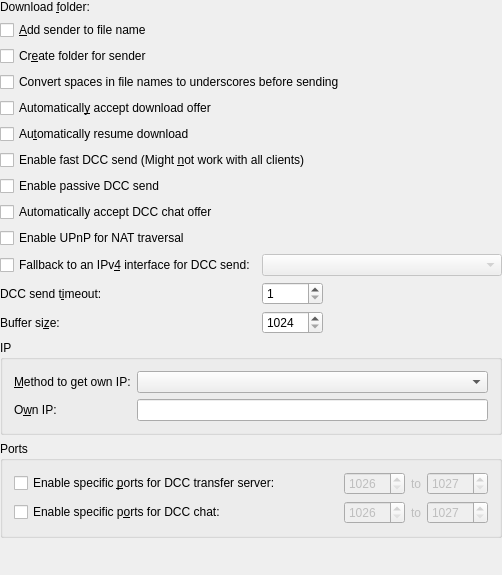
<?xml version="1.0" encoding="UTF-8"?>
<ui version="4.0">
 <comment>This program is free software; you can redistribute it and/or modify
it under the terms of the GNU General Public License as published by
the Free Software Foundation; either version 2 of the License, or
(at your option) any later version.</comment>
 <class>DCC_ConfigUI</class>
 <widget class="QWidget" name="DCC_ConfigUI">
  <property name="geometry">
   <rect>
    <x>0</x>
    <y>0</y>
    <width>502</width>
    <height>575</height>
   </rect>
  </property>
  <property name="windowTitle">
   <string>DCC_Settings</string>
  </property>
  <layout class="QGridLayout">
   <property name="margin">
    <number>0</number>
   </property>
   <item row="0" column="0">
    <widget class="QLabel" name="dccPathLbl">
     <property name="text">
      <string>Download &amp;folder:</string>
     </property>
     <property name="wordWrap">
      <bool>false</bool>
     </property>
     <property name="buddy">
      <cstring>kcfg_DccPath</cstring>
     </property>
    </widget>
   </item>
   <item row="0" column="1" colspan="3">
    <widget class="KUrlRequester" name="kcfg_DccPath">
     <property name="sizePolicy">
      <sizepolicy hsizetype="Expanding" vsizetype="Preferred">
       <horstretch>0</horstretch>
       <verstretch>0</verstretch>
      </sizepolicy>
     </property>
    </widget>
   </item>
   <item row="1" column="0" colspan="4">
    <widget class="QCheckBox" name="kcfg_DccAddPartner">
     <property name="text">
      <string>&amp;Add sender to file name</string>
     </property>
    </widget>
   </item>
   <item row="2" column="0" colspan="4">
    <widget class="QCheckBox" name="kcfg_DccCreateFolder">
     <property name="text">
      <string>Cr&amp;eate folder for sender</string>
     </property>
    </widget>
   </item>
   <item row="3" column="0" colspan="4">
    <widget class="QCheckBox" name="kcfg_DccSpaceToUnderscore">
     <property name="text">
      <string>Convert spaces in file names to underscores before sending</string>
     </property>
     <property name="shortcut">
      <string/>
     </property>
    </widget>
   </item>
   <item row="4" column="0" colspan="4">
    <widget class="QCheckBox" name="kcfg_DccAutoGet">
     <property name="text">
      <string>Automaticall&amp;y accept download offer</string>
     </property>
    </widget>
   </item>
   <item row="5" column="0" colspan="4">
    <widget class="QCheckBox" name="kcfg_DccAutoResume">
     <property name="text">
      <string>Au&amp;tomatically resume download</string>
     </property>
    </widget>
   </item>
   <item row="6" column="0" colspan="4">
    <widget class="QCheckBox" name="kcfg_DccFastSend">
     <property name="text">
      <string>Enable fast DCC send (Might &amp;not work with all clients)</string>
     </property>
    </widget>
   </item>
   <item row="7" column="0" colspan="2">
    <widget class="QCheckBox" name="kcfg_DccPassiveSend">
     <property name="text">
      <string>Enable passive DCC send</string>
     </property>
     <property name="shortcut">
      <string/>
     </property>
    </widget>
   </item>
   <item row="10" column="0" colspan="2">
    <widget class="QCheckBox" name="kcfg_DccIPv4Fallback">
     <property name="whatsThis">
      <string>If this option enabled dcc transfers for IPv6 connections will be done over IPv4 interface set here</string>
     </property>
     <property name="text">
      <string>Fallback to an IPv&amp;4 interface for DCC send:</string>
     </property>
    </widget>
   </item>
   <item row="11" column="0" colspan="2">
    <widget class="QLabel" name="textLabel7">
     <property name="text">
      <string>DCC send t&amp;imeout:</string>
     </property>
     <property name="wordWrap">
      <bool>false</bool>
     </property>
     <property name="buddy">
      <cstring>kcfg_DccSendTimeout</cstring>
     </property>
    </widget>
   </item>
   <item row="11" column="2">
    <widget class="KIntSpinBox" name="kcfg_DccSendTimeout">
     <property name="minimum">
      <number>1</number>
     </property>
     <property name="maximum">
      <number>300</number>
     </property>
    </widget>
   </item>
   <item row="11" column="3">
    <spacer name="spacer3">
     <property name="orientation">
      <enum>Qt::Horizontal</enum>
     </property>
     <property name="sizeType">
      <enum>QSizePolicy::Expanding</enum>
     </property>
     <property name="sizeHint" stdset="0">
      <size>
       <width>70</width>
       <height>20</height>
      </size>
     </property>
    </spacer>
   </item>
   <item row="12" column="0" colspan="2">
    <widget class="QLabel" name="textLabel6">
     <property name="text">
      <string>Buffer si&amp;ze:</string>
     </property>
     <property name="wordWrap">
      <bool>false</bool>
     </property>
     <property name="buddy">
      <cstring>kcfg_DccBufferSize</cstring>
     </property>
    </widget>
   </item>
   <item row="12" column="2">
    <widget class="KIntSpinBox" name="kcfg_DccBufferSize">
     <property name="minimum">
      <number>1024</number>
     </property>
     <property name="maximum">
      <number>65536</number>
     </property>
     <property name="singleStep">
      <number>128</number>
     </property>
    </widget>
   </item>
   <item row="12" column="3">
    <spacer name="spacer3_2">
     <property name="orientation">
      <enum>Qt::Horizontal</enum>
     </property>
     <property name="sizeType">
      <enum>QSizePolicy::Expanding</enum>
     </property>
     <property name="sizeHint" stdset="0">
      <size>
       <width>70</width>
       <height>20</height>
      </size>
     </property>
    </spacer>
   </item>
   <item row="13" column="0" colspan="4">
    <widget class="QGroupBox" name="groupBox1">
     <property name="title">
      <string>IP</string>
     </property>
     <layout class="QGridLayout">
      <item row="0" column="0">
       <widget class="QLabel" name="textLabel4">
        <property name="text">
         <string>&amp;Method to get own IP:</string>
        </property>
        <property name="wordWrap">
         <bool>false</bool>
        </property>
        <property name="buddy">
         <cstring>kcfg_DccMethodToGetOwnIp</cstring>
        </property>
       </widget>
      </item>
      <item row="0" column="1">
       <widget class="KComboBox" name="kcfg_DccMethodToGetOwnIp"/>
      </item>
      <item row="1" column="0">
       <widget class="QLabel" name="ownIP">
        <property name="text">
         <string>O&amp;wn IP:</string>
        </property>
        <property name="wordWrap">
         <bool>false</bool>
        </property>
        <property name="buddy">
         <cstring>kcfg_DccSpecificOwnIp</cstring>
        </property>
       </widget>
      </item>
      <item row="1" column="1">
       <widget class="KLineEdit" name="kcfg_DccSpecificOwnIp"/>
      </item>
     </layout>
    </widget>
   </item>
   <item row="14" column="0" colspan="4">
    <widget class="QGroupBox" name="groupBox2">
     <property name="title">
      <string>Ports</string>
     </property>
     <layout class="QGridLayout">
      <item row="1" column="0">
       <widget class="QCheckBox" name="kcfg_DccSpecificChatPorts">
        <property name="text">
         <string>Enable specific p&amp;orts for DCC chat:</string>
        </property>
       </widget>
      </item>
      <item row="1" column="1">
       <spacer name="spacer6">
        <property name="orientation">
         <enum>Qt::Horizontal</enum>
        </property>
        <property name="sizeType">
         <enum>QSizePolicy::Expanding</enum>
        </property>
        <property name="sizeHint" stdset="0">
         <size>
          <width>50</width>
          <height>21</height>
         </size>
        </property>
       </spacer>
      </item>
      <item row="1" column="2">
       <widget class="QSpinBox" name="kcfg_DccChatPortsFirst">
        <property name="enabled">
         <bool>false</bool>
        </property>
        <property name="minimum">
         <number>1026</number>
        </property>
        <property name="maximum">
         <number>65535</number>
        </property>
       </widget>
      </item>
      <item row="1" column="3">
       <widget class="QLabel" name="textLabel2_2">
        <property name="enabled">
         <bool>false</bool>
        </property>
        <property name="text">
         <string>to</string>
        </property>
        <property name="alignment">
         <set>Qt::AlignCenter</set>
        </property>
        <property name="wordWrap">
         <bool>false</bool>
        </property>
       </widget>
      </item>
      <item row="1" column="4">
       <widget class="QSpinBox" name="kcfg_DccChatPortsLast">
        <property name="enabled">
         <bool>false</bool>
        </property>
        <property name="minimum">
         <number>1027</number>
        </property>
        <property name="maximum">
         <number>65535</number>
        </property>
       </widget>
      </item>
      <item row="0" column="0">
       <widget class="QCheckBox" name="kcfg_DccSpecificSendPorts">
        <property name="text">
         <string>Enable specific &amp;ports for DCC transfer server:</string>
        </property>
       </widget>
      </item>
      <item row="0" column="1">
       <spacer name="spacer4">
        <property name="orientation">
         <enum>Qt::Horizontal</enum>
        </property>
        <property name="sizeType">
         <enum>QSizePolicy::Expanding</enum>
        </property>
        <property name="sizeHint" stdset="0">
         <size>
          <width>50</width>
          <height>21</height>
         </size>
        </property>
       </spacer>
      </item>
      <item row="0" column="2">
       <widget class="QSpinBox" name="kcfg_DccSendPortsFirst">
        <property name="enabled">
         <bool>false</bool>
        </property>
        <property name="minimum">
         <number>1026</number>
        </property>
        <property name="maximum">
         <number>65535</number>
        </property>
       </widget>
      </item>
      <item row="0" column="3">
       <widget class="QLabel" name="textLabel1_2">
        <property name="enabled">
         <bool>false</bool>
        </property>
        <property name="text">
         <string>to</string>
        </property>
        <property name="alignment">
         <set>Qt::AlignCenter</set>
        </property>
        <property name="wordWrap">
         <bool>false</bool>
        </property>
       </widget>
      </item>
      <item row="0" column="4">
       <widget class="QSpinBox" name="kcfg_DccSendPortsLast">
        <property name="enabled">
         <bool>false</bool>
        </property>
        <property name="minimum">
         <number>1027</number>
        </property>
        <property name="maximum">
         <number>65535</number>
        </property>
       </widget>
      </item>
     </layout>
    </widget>
   </item>
   <item row="15" column="2">
    <spacer name="spacer4_2">
     <property name="orientation">
      <enum>Qt::Vertical</enum>
     </property>
     <property name="sizeType">
      <enum>QSizePolicy::Expanding</enum>
     </property>
     <property name="sizeHint" stdset="0">
      <size>
       <width>20</width>
       <height>16</height>
      </size>
     </property>
    </spacer>
   </item>
   <item row="9" column="0" colspan="2">
    <widget class="QCheckBox" name="kcfg_DccUPnP">
     <property name="text">
      <string>Enable UPnP for NAT traversal</string>
     </property>
    </widget>
   </item>
   <item row="8" column="0">
    <widget class="QCheckBox" name="kcfg_DccChatAutoAccept">
     <property name="text">
      <string>Automatically accept DCC chat offer</string>
     </property>
    </widget>
   </item>
   <item row="10" column="2" colspan="2">
    <widget class="KComboBox" name="kcfg_DccIPv4FallbackIface">
     <property name="enabled">
      <bool>false</bool>
     </property>
    </widget>
   </item>
  </layout>
 </widget>
 <layoutdefault spacing="6" margin="11"/>
 <customwidgets>
  <customwidget>
   <class>KComboBox</class>
   <extends>QComboBox</extends>
   <header>kcombobox.h</header>
  </customwidget>
  <customwidget>
   <class>KLineEdit</class>
   <extends>QLineEdit</extends>
   <header>klineedit.h</header>
  </customwidget>
  <customwidget>
   <class>KIntSpinBox</class>
   <extends>QSpinBox</extends>
   <header>knuminput.h</header>
  </customwidget>
  <customwidget>
   <class>KUrlRequester</class>
   <extends>QFrame</extends>
   <header>kurlrequester.h</header>
  </customwidget>
 </customwidgets>
 <tabstops>
  <tabstop>kcfg_DccPath</tabstop>
  <tabstop>kcfg_DccAddPartner</tabstop>
  <tabstop>kcfg_DccCreateFolder</tabstop>
  <tabstop>kcfg_DccSpaceToUnderscore</tabstop>
  <tabstop>kcfg_DccAutoGet</tabstop>
  <tabstop>kcfg_DccAutoResume</tabstop>
  <tabstop>kcfg_DccFastSend</tabstop>
  <tabstop>kcfg_DccPassiveSend</tabstop>
  <tabstop>kcfg_DccChatAutoAccept</tabstop>
  <tabstop>kcfg_DccUPnP</tabstop>
  <tabstop>kcfg_DccIPv4Fallback</tabstop>
  <tabstop>kcfg_DccIPv4FallbackIface</tabstop>
  <tabstop>kcfg_DccSendTimeout</tabstop>
  <tabstop>kcfg_DccBufferSize</tabstop>
  <tabstop>kcfg_DccMethodToGetOwnIp</tabstop>
  <tabstop>kcfg_DccSpecificOwnIp</tabstop>
  <tabstop>kcfg_DccSpecificSendPorts</tabstop>
  <tabstop>kcfg_DccSendPortsFirst</tabstop>
  <tabstop>kcfg_DccSendPortsLast</tabstop>
  <tabstop>kcfg_DccSpecificChatPorts</tabstop>
  <tabstop>kcfg_DccChatPortsFirst</tabstop>
  <tabstop>kcfg_DccChatPortsLast</tabstop>
 </tabstops>
 <includes>
  <include location="local">kurlrequester.h</include>
  <include location="local">klineedit.h</include>
  <include location="local">kpushbutton.h</include>
  <include location="local">klineedit.h</include>
 </includes>
 <resources/>
 <connections>
  <connection>
   <sender>kcfg_DccSpecificSendPorts</sender>
   <signal>toggled(bool)</signal>
   <receiver>kcfg_DccSendPortsFirst</receiver>
   <slot>setEnabled(bool)</slot>
   <hints>
    <hint type="sourcelabel">
     <x>31</x>
     <y>507</y>
    </hint>
    <hint type="destinationlabel">
     <x>354</x>
     <y>507</y>
    </hint>
   </hints>
  </connection>
  <connection>
   <sender>kcfg_DccSpecificSendPorts</sender>
   <signal>toggled(bool)</signal>
   <receiver>textLabel1_2</receiver>
   <slot>setEnabled(bool)</slot>
   <hints>
    <hint type="sourcelabel">
     <x>31</x>
     <y>507</y>
    </hint>
    <hint type="destinationlabel">
     <x>419</x>
     <y>507</y>
    </hint>
   </hints>
  </connection>
  <connection>
   <sender>kcfg_DccSpecificSendPorts</sender>
   <signal>toggled(bool)</signal>
   <receiver>kcfg_DccSendPortsLast</receiver>
   <slot>setEnabled(bool)</slot>
   <hints>
    <hint type="sourcelabel">
     <x>31</x>
     <y>507</y>
    </hint>
    <hint type="destinationlabel">
     <x>445</x>
     <y>507</y>
    </hint>
   </hints>
  </connection>
  <connection>
   <sender>kcfg_DccSpecificChatPorts</sender>
   <signal>toggled(bool)</signal>
   <receiver>kcfg_DccChatPortsFirst</receiver>
   <slot>setEnabled(bool)</slot>
   <hints>
    <hint type="sourcelabel">
     <x>31</x>
     <y>537</y>
    </hint>
    <hint type="destinationlabel">
     <x>354</x>
     <y>537</y>
    </hint>
   </hints>
  </connection>
  <connection>
   <sender>kcfg_DccSpecificChatPorts</sender>
   <signal>toggled(bool)</signal>
   <receiver>textLabel2_2</receiver>
   <slot>setEnabled(bool)</slot>
   <hints>
    <hint type="sourcelabel">
     <x>31</x>
     <y>537</y>
    </hint>
    <hint type="destinationlabel">
     <x>419</x>
     <y>537</y>
    </hint>
   </hints>
  </connection>
  <connection>
   <sender>kcfg_DccSpecificChatPorts</sender>
   <signal>toggled(bool)</signal>
   <receiver>kcfg_DccChatPortsLast</receiver>
   <slot>setEnabled(bool)</slot>
   <hints>
    <hint type="sourcelabel">
     <x>31</x>
     <y>537</y>
    </hint>
    <hint type="destinationlabel">
     <x>445</x>
     <y>537</y>
    </hint>
   </hints>
  </connection>
  <connection>
   <sender>kcfg_DccIPv4Fallback</sender>
   <signal>toggled(bool)</signal>
   <receiver>kcfg_DccIPv4FallbackIface</receiver>
   <slot>setEnabled(bool)</slot>
   <hints>
    <hint type="sourcelabel">
     <x>183</x>
     <y>277</y>
    </hint>
    <hint type="destinationlabel">
     <x>308</x>
     <y>271</y>
    </hint>
   </hints>
  </connection>
 </connections>
 <designerdata>
  <property name="gridDeltaX">
   <number>10</number>
  </property>
  <property name="gridDeltaY">
   <number>10</number>
  </property>
  <property name="gridSnapX">
   <bool>true</bool>
  </property>
  <property name="gridSnapY">
   <bool>true</bool>
  </property>
  <property name="gridVisible">
   <bool>true</bool>
  </property>
 </designerdata>
</ui>
